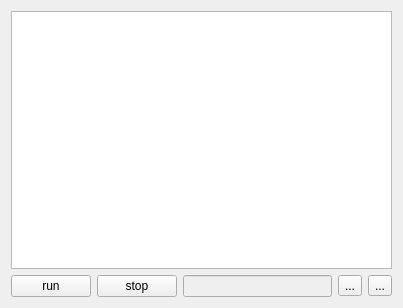
<ui version="4.0" >
 <class>ScriptEditWidget</class>
 <widget class="QWidget" name="ScriptEditWidget" >
  <property name="geometry" >
   <rect>
    <x>0</x>
    <y>0</y>
    <width>403</width>
    <height>308</height>
   </rect>
  </property>
  <property name="windowTitle" >
   <string>Form</string>
  </property>
  <layout class="QGridLayout" >
   <item row="0" column="0" colspan="5" >
    <widget class="Lua::LuaEditor" name="m_scriptEdit" >
     <property name="tabStopWidth" >
      <number>20</number>
     </property>
    </widget>
   </item>
   <item row="1" column="0" >
    <widget class="QPushButton" name="m_runButton" >
     <property name="sizePolicy" >
      <sizepolicy vsizetype="Fixed" hsizetype="Maximum" >
       <horstretch>0</horstretch>
       <verstretch>0</verstretch>
      </sizepolicy>
     </property>
     <property name="text" >
      <string>run</string>
     </property>
     <property name="shortcut" >
      <string>Ctrl+Return</string>
     </property>
    </widget>
   </item>
   <item row="1" column="2" >
    <widget class="QLineEdit" name="m_filenameEdit" >
     <property name="enabled" >
      <bool>false</bool>
     </property>
     <property name="sizePolicy" >
      <sizepolicy vsizetype="Fixed" hsizetype="Expanding" >
       <horstretch>0</horstretch>
       <verstretch>0</verstretch>
      </sizepolicy>
     </property>
    </widget>
   </item>
   <item row="1" column="3" >
    <widget class="QToolButton" name="m_openButton" >
     <property name="toolTip" >
      <string>open</string>
     </property>
     <property name="text" >
      <string>...</string>
     </property>
     <property name="icon" >
      <iconset resource="../qosmic.qrc" >
       <normaloff>:/icons/silk/folder.xpm</normaloff>:/icons/silk/folder.xpm</iconset>
     </property>
     <property name="iconSize" >
      <size>
       <width>18</width>
       <height>18</height>
      </size>
     </property>
    </widget>
   </item>
   <item row="1" column="4" >
    <widget class="QToolButton" name="m_saveButton" >
     <property name="toolTip" >
      <string>save</string>
     </property>
     <property name="text" >
      <string>...</string>
     </property>
     <property name="icon" >
      <iconset resource="../qosmic.qrc" >
       <normaloff>:/icons/silk/disk.xpm</normaloff>:/icons/silk/disk.xpm</iconset>
     </property>
     <property name="iconSize" >
      <size>
       <width>18</width>
       <height>18</height>
      </size>
     </property>
    </widget>
   </item>
   <item row="1" column="1" >
    <widget class="QPushButton" name="m_stopButton" >
     <property name="sizePolicy" >
      <sizepolicy vsizetype="Fixed" hsizetype="Maximum" >
       <horstretch>0</horstretch>
       <verstretch>0</verstretch>
      </sizepolicy>
     </property>
     <property name="text" >
      <string>stop</string>
     </property>
     <property name="shortcut" >
      <string>Ctrl+Shift+Return</string>
     </property>
    </widget>
   </item>
  </layout>
 </widget>
 <customwidgets>
  <customwidget>
   <class>Lua::LuaEditor</class>
   <extends>QTextEdit</extends>
   <header>src/lua/luaeditor.h</header>
  </customwidget>
 </customwidgets>
 <resources>
  <include location="../qosmic.qrc" />
 </resources>
 <connections/>
</ui>
